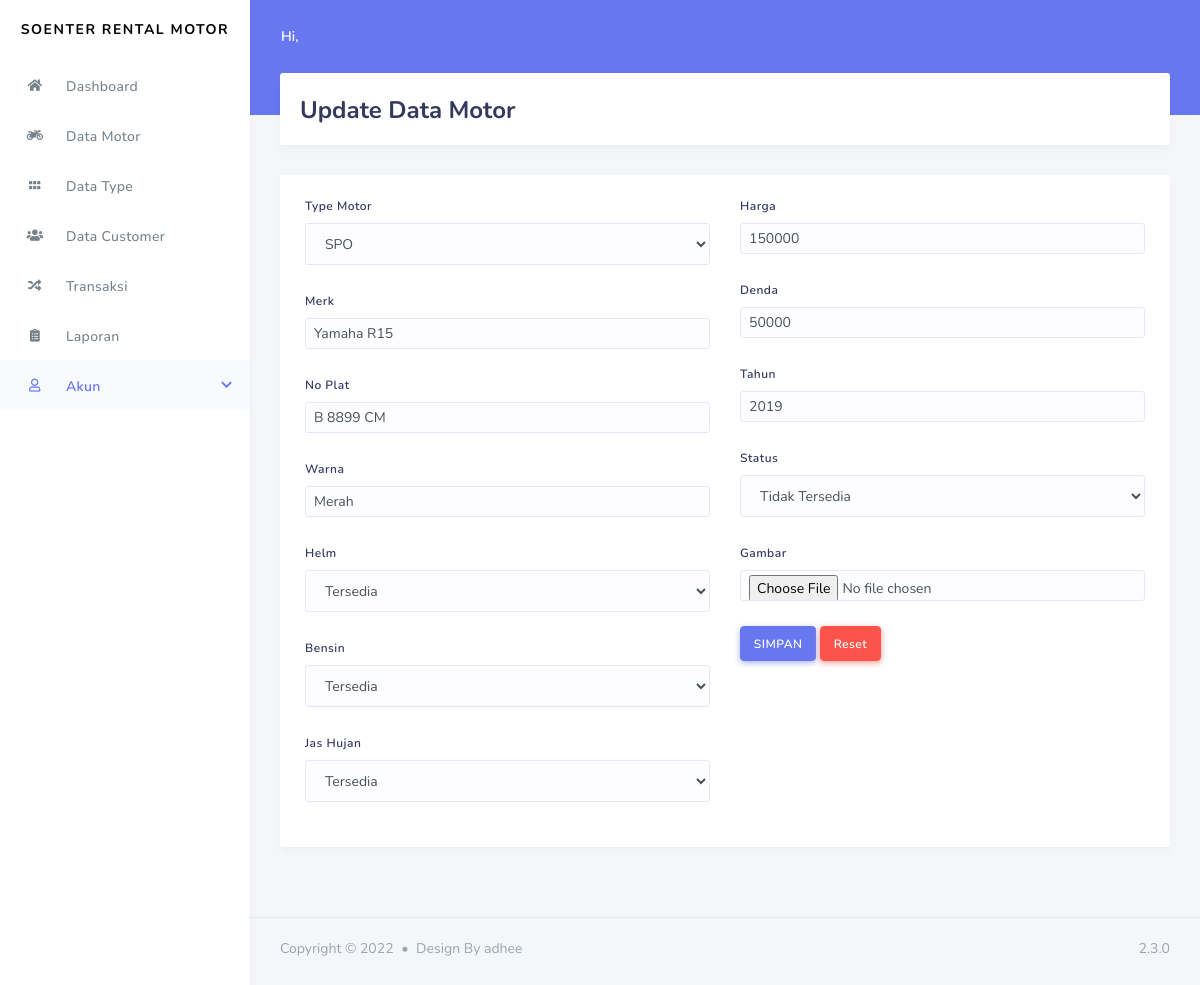
/admin/data_motor/update_motor/MOT003, run on the app's committed database.
### tables this page shows
CREATE TABLE `motor` (
  `id_motor` varchar(20) NOT NULL,
  `kode_type` varchar(100) NOT NULL,
  `merk` varchar(100) NOT NULL,
  `no_plat` varchar(20) NOT NULL,
  `warna` varchar(20) NOT NULL,
  `tahun` varchar(4) NOT NULL,
  `status` varchar(50) NOT NULL,
  `harga` int(11) NOT NULL,
  `denda` int(11) NOT NULL,
  `jas_hujan` int(11) NOT NULL,
  `bensin` int(11) NOT NULL,
  `helm` int(11) NOT NULL,
  `gambar` varchar(100) NOT NULL
);

CREATE TABLE `type` (
  `id_type` int(11) NOT NULL,
  `kode_type` varchar(10) NOT NULL,
  `nama_type` varchar(50) NOT NULL
);

### application/controllers/admin/data_motor.php (called while the page is built, shortened)
<?php
class Data_motor extends CI_Controller{
		public function update_motor($id){
			$data['motor'] = $this->db->query("SELECT * FROM motor m,type tp WHERE m.kode_type =tp.kode_type AND m.id_motor = '$id'")->result();
			$data['type'] = $this->rental_model->get_data('type')->result();
			$this->load->view('template_admin/header');
			$this->load->view('template_admin/sidebar');
			$this->load->view('admin/update_motor',$data);
			$this->load->view('template_admin/footer');
		}
	}
		?>

### index.php (called while the page is built, shortened)
<?php
require_once BASEPATH.'core/CodeIgniter.php';

### application/views/admin/update_motor.php (the view, shortened to what this page needs)
<div class="main-content">
        <section class="section">
          <div class="section-header">
            <h1>Update Data Motor</h1>
          </div>
          <div class="card">
            <div class="card-body">
              <?php foreach ($motor as $m) : ?>
                    <form method="POST" action="<?php echo base_url('admin/data_motor/update_motor_aksi') ?>" enctype="multipart/form-data">
              <div class="row">
                <div class="col-12 col-md-6 col-lg-6">
                  <div class="form-group">
                    <label>Type Motor</label>
                    <select  class="form-control form-control-sm" name="kode_type">
                      <option value="<?php echo $m->kode_type ?>"> <?php echo $m->kode_type ?></option>
                    </select>
                  </div>
                  <div class="form-group">
                    <label>Merk</label>
                    <input type="text"  class="form-control form-control-sm" name="merk" value="<?php echo $m->merk ?>">
                  </div>
                  <div class="form-group">
                    <label>No Plat</label>
                    <input type="text"  class="form-control form-control-sm" name="no_plat" value="<?php echo $m->no_plat?>">
                  </div>
                              <div class="form-group">
                                   <label>Warna</label>
                                   <input type="text"  class="form-control form-control-sm"name="warna" value="<?php echo $m->warna ?>">
                              </div>
                               <div class="form-group">
                                   <label>Helm</label>
                                   <select  class="form-control form-control-sm" name="helm">
                                        <option <?php if($m->helm =="1"){echo "selected='selected'";}
                                        echo $m->helm;  ?> value="1">Tersedia</option>
                                   </select>
                              </div>
                               <div class="form-group">
                                   <label>Bensin</label>
                                   <select  class="form-control form-control-sm" name="bensin">
                                        <option <?php if($m->bensin =="1"){echo "selected='selected'";}
                                        echo $m->bensin;  ?> value="1">Tersedia</option>
                                   </select>
                              </div>
                               <div class="form-group">
                                   <label>Jas Hujan</label>
                                   <select  class="form-control form-control-sm" name="jas_hujan">
                                        <option <?php if($m->jas_hujan =="1"){echo "selected='selected'";}
                                        echo $m->jas_hujan;  ?> value="1">Tersedia</option>
                                   </select>
                              </div>
                               </div>
                                <div class="col-md-6">
                                  <div class="form-group">
                                   <label>Harga</label>
                                   <input type="text"  class="form-control form-control-sm" name="harga" value="<?php echo $m->harga ?>">
                              </div>
                                  <div class="form-group">
                                   <label>Denda</label>
                                   <input type="text"  class="form-control form-control-sm" name="denda" value="<?php echo $m->denda ?>">
                              </div>
                                  <div class="form-group">
                                   <label>Tahun</label>
                                   <input type="text"  class="form-control form-control-sm" name="tahun" value="<?php echo $m->tahun ?>">
                              </div>
                              <div class="form-group">
                                   <label>Status</label>
                                   <select  class="form-control form-control-sm" name="status">
                                        <option <?php if($m->status =="0"){echo "selected='selected'";}
                                        echo $m->status;  ?> value="0">Tidak Tersedia</option>
                                   </select>
                              </div>
                              <div class="form-group">
                                   <label>Gambar</label>
                                   <input type="file"  class="form-control form-control-sm" name="gambar">
                              </div>
                                   <button type="submit" class="btn btn-primary">SIMPAN</button>
                                   <button type="reset" class="btn btn-danger">Reset</button>
                         </div>
              </div>
                    </form>
                  <?php endforeach; ?>
            </div>
          </div>
      </section>
  </div>

### data on the page
motor: kode_type "SPO", merk "Yamaha R15", no_plat "B 8899 CM", warna "Merah", helm "Tersedia", bensin "Tersedia", jas_hujan "Tersedia", harga "150000", denda "50000", tahun "2019", status "Tidak Tersedia"
